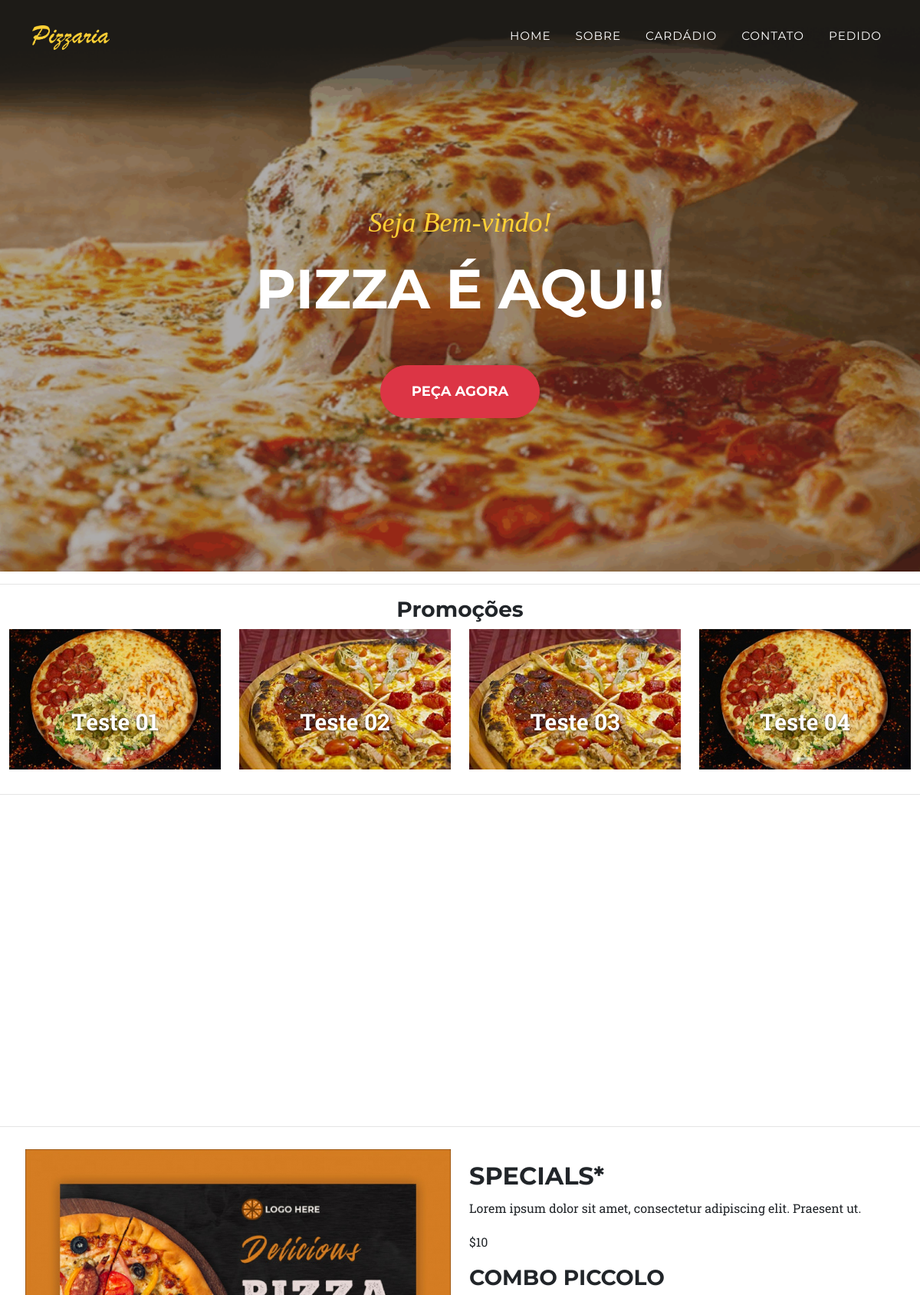
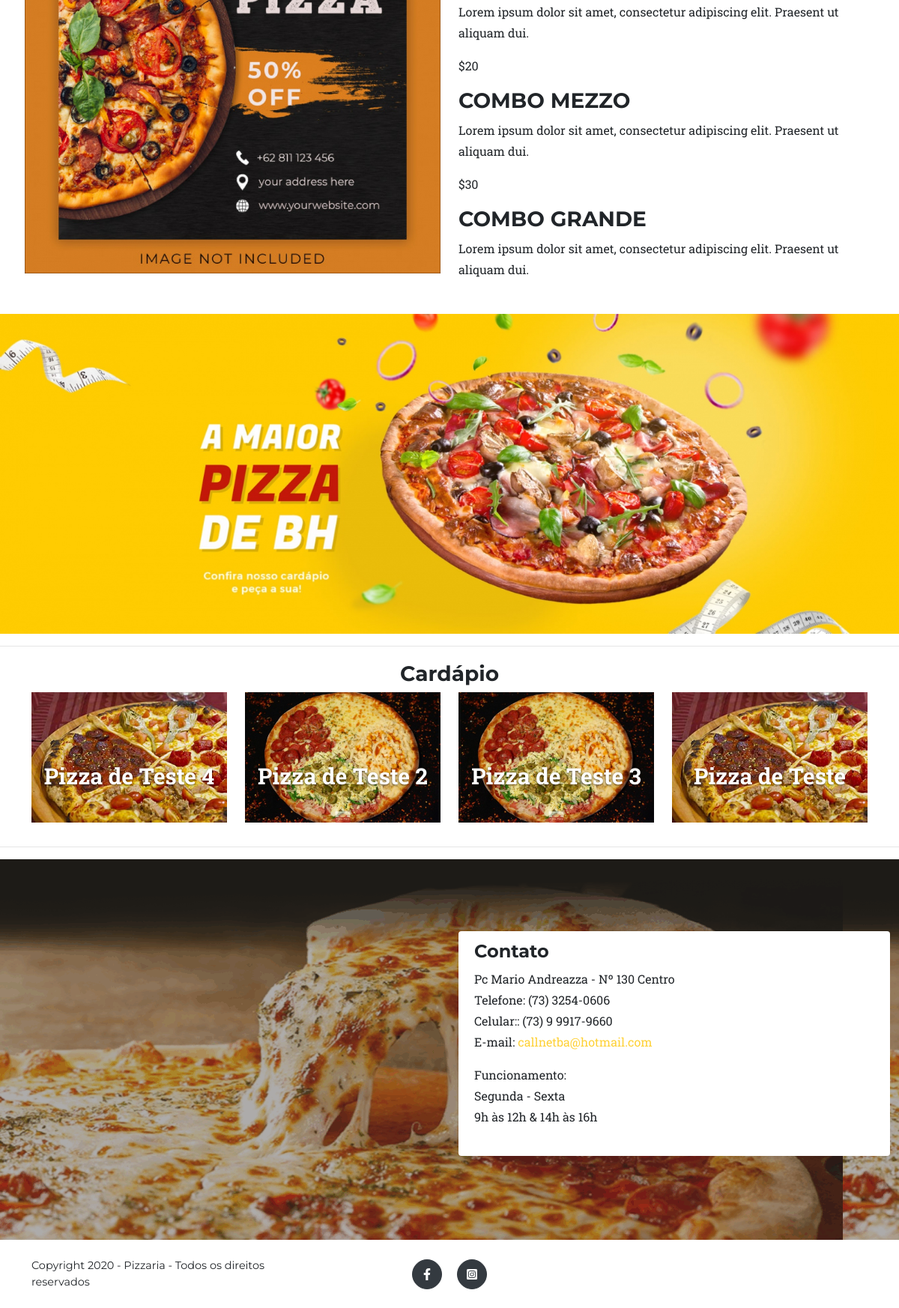
The page / on the database its author committed (2 pictures, top to bottom).
### tables this page shows
CREATE TABLE `home` (
  `id` int(11) NOT NULL,
  `image1` varchar(100) NOT NULL,
  `image2` varchar(100) NOT NULL,
  `title1` varchar(100) NOT NULL,
  `title2` varchar(100) NOT NULL,
  `button` varchar(100) NOT NULL,
  `color_button` varchar(100) NOT NULL,
  `detalhes_contato` text NOT NULL,
  `google_map` text NOT NULL,
  `link_face` varchar(150) NOT NULL,
  `link_instagram` varchar(150) NOT NULL,
  `id_user` int(11) NOT NULL,
  `date_register` timestamp NOT NULL DEFAULT current_timestamp()
);

CREATE TABLE `promotions` (
  `id` int(11) NOT NULL,
  `image` varchar(100) NOT NULL,
  `title` text NOT NULL
);

CREATE TABLE `carousel` (
  `id` int(11) NOT NULL,
  `text1` varchar(150) NOT NULL,
  `text2` varchar(100) NOT NULL
);

CREATE TABLE `description` (
  `id` int(11) NOT NULL,
  `image` varchar(100) NOT NULL,
  `texto` text NOT NULL
);

CREATE TABLE `banner` (
  `id` int(11) NOT NULL,
  `image` varchar(100) NOT NULL
);

CREATE TABLE `menu` (
  `id` int(11) NOT NULL,
  `image` varchar(100) NOT NULL,
  `title` varchar(100) NOT NULL,
  `description` text NOT NULL,
  `id_user` int(11) NOT NULL,
  `date_register` timestamp NOT NULL DEFAULT current_timestamp()
);

### index.php (the view)
<?php
require 'header.php';
$sql = 'SELECT * FROM menu ORDER BY RAND() LIMIT 4';
$sql = $db->query($sql);
$sql = $sql->fetchAll(PDO::FETCH_ASSOC);
$url2 = 'admin/assets/img/menu/';
$url3 = 'admin/assets/img/home/';
$promocoes = 'SELECT * FROM promotions LIMIT 4';
$promocoes = $db->query($promocoes);
$promocoes = $promocoes->fetchAll(PDO::FETCH_ASSOC);
$carousel = 'SELECT * FROM carousel';
$carousel = $db->query($carousel);
$carousel = $carousel->fetchAll(PDO::FETCH_ASSOC);
$description = 'SELECT * FROM description';
$description = $db->query($description);
$description = $description->fetch(PDO::FETCH_ASSOC);
$banner = 'SELECT * FROM banner LIMIT 4';
$banner = $db->query($banner);
$banner = $banner->fetch(PDO::FETCH_ASSOC);
?>
        <header class="masthead" style="background-image: url(<?=$url.$dados['image2']; ?>);">
            <div class="container">
                <div class="masthead-subheading"><?=$dados['title1']; ?></div>
                <div class="masthead-heading text-uppercase"><?=$dados['title2']; ?></div>
                <a class="btn btn-danger btn-xl text-uppercase js-scroll-trigger" href="http://pizzariaimperiouvaranas.com.br/front" style="background-color: <?=$dados['color_button']; ?>; border-color: <?=$dados['color_button']; ?>; color: #fff;" target="_blank"><?=$dados['button']; ?></a>
            </div>
        </header>
        <hr>
        <h3 class="text-center">Promoções</h3>
        <div class="container-fluid">
            <div class="row">
                <?php foreach ($promocoes as $p): ?>
                <div class="col-lg-3 col-sm-3 mb-3">
                    <div class="portfolio-item promocoes zoom">
                        <a class="portfolio-link" data-toggle="modal" href=""
                            >
                            <img style="max-height: 200px;" class="img-fluid" src="<?=$url3.'promocoes/'.$p['image']; ?>" alt=""
                        /></a>
                        <div class="portfolio-caption text-center text-item">
                            <div class="portfolio-caption-heading"><?=$p['title']; ?></div>
                        </div>
                    </div>
                </div>
                <?php endforeach; ?>
            </div>
        </div>
        <hr>
        <div id="demo" class="carousel slide" data-ride="carousel">
          <ul class="carousel-indicators">
            <li data-target="#demo" data-slide-to="0" class="active"></li>
            <li data-target="#demo" data-slide-to="1"></li>
          </ul>
          <div class="carousel-inner">
            <?php foreach ($carousel as $key => $value): ?>
                <div class="carousel-item <?=($key == 0)?'active':''; ?>">
                  <img src="assets/img/carousel.png" style="height: 400px; width: 100%;">
                  <div class="carousel-caption">
                    <h1 style="color: #000;"><?=$value['text1'] ?></h1>
                    <p style="color: red;"><?=$value['text2'] ?></p>
                  </div>
                </div>
            <?php endforeach; ?>
          </div>
          <a class="carousel-control-prev" href="#demo" data-slide="prev">
            <span class="carousel-control-prev-icon"></span>
          </a>
          <a class="carousel-control-next" href="#demo" data-slide="next">
            <span class="carousel-control-next-icon"></span>
          </a>
        </div>
        <hr>
        <div class="container-fluid">
            <div class="alert" style="background-color: #fff;">
                <div class="row">
                    <div class="col">
                        <img style="width: 100%;" src="<?=$url3.'descricoes/'.$description['image']; ?>" class="img-responsive">
                    </div>
                    <div class="col">
                        <p class="text-muted">
                            <?=$description['texto']; ?>
                        </p>
                    </div>
                </div>
            </div>
        </div>
        <img style="width: 100%;" src="<?=$url3.'banner/'.$banner['image']; ?>">
        <hr>
        <div class="container" style="margin-top: 20px;">
            <h3 class="text-center">Cardápio</h3>
            <div class="row">
                <?php foreach ($sql as $c): ?>
                <div class="col-lg-3 col-sm-3 mb-3">
                    <div class="portfolio-item zoom">
                        <a class="portfolio-link" data-toggle="modal" href=""
                            >
                            <img style="max-height: 200px;" class="img-fluid" src="<?=$url2.$c['image']; ?>" alt=""
                        /></a>
                        <div class="portfolio-caption text-center text-item">
                            <div class="portfolio-caption-heading"><?=$c['title']; ?></div>
                        </div>
                    </div>
                </div>
                <?php endforeach; ?>
            </div>
        </div>
        <hr>
        <section class="page-section" style="background-image: url(<?=$url.$dados['image2']; ?>);">
            <div class="container-fluid">
                <div class="row">
                    <div class="col-sm-6">
                        <?=$dados['google_map']; ?>
                    </div>
                    <div class="col-sm-6">
                        <div class="alert" style="background-color: #fff; height: 300px;">
                            <h4>Contato</h4>
                            <?=$dados['detalhes_contato']; ?>
                        </div>
                    </div>
                </div>
            </div>
        </section>
<?php require 'footer.php'; ?>

### header.php (shortened to what this page needs)
<?php
require 'config.php';
$s = 'SELECT * FROM home';
$s = $db->query($s);
$dados = $s->fetch(PDO::FETCH_ASSOC);
$url = 'admin/assets/img/home/';
?>
<!DOCTYPE html>
<html lang="en">
    <head>
        <link href="css/styles.css" rel="stylesheet" />
    </head>
    <body id="page-top">
        <nav class="navbar navbar-expand-lg navbar-dark fixed-top" id="mainNav">
            <div class="container">
                <a class="navbar-brand js-scroll-trigger" href="index.php">
                    <img src="<?=$url.$dados['image1']; ?>" />
                </a>
                <div class="collapse navbar-collapse" id="navbarResponsive">
                    <ul class="navbar-nav text-uppercase ml-auto">
                        <li class="nav-item"><a class="nav-link js-scroll-trigger" href="index.php">HOME</a></li>
                        <li class="nav-item"><a class="nav-link js-scroll-trigger" href="sobre.php">SOBRE</a></li>
                        <li class="nav-item"><a class="nav-link js-scroll-trigger" href="cardapio.php">CARDÁDIO</a></li>
                        <li class="nav-item"><a class="nav-link js-scroll-trigger" href="contato.php">CONTATO</a></li>
                        <li class="nav-item"><a class="nav-link js-scroll-trigger" href="http://pizzariaimperiouvaranas.com.br/front" target="_blank">PEDIDO</a></li>
                    </ul>
                </div>
            </div>
        </nav>

### rows shown on the page
home: image1 (picture), image2 (picture), title1 "Seja Bem-vindo!", title2 "PIZZA É AQUI!", button "PEÇA AGORA", detalhes_contato "Pc Mario Andreazza - Nº 130 Centro Telefone: (73) 3254-0606 Celular:: (73) 9 9917-9660 E-mail: callnetba@hotmail.com Funcionamento: Segunda - Sexta 9h às 12h & 14h às 16h"
promotions: image (picture), title "Teste 01"
promotions: image (picture), title "Teste 02"
promotions: image (picture), title "Teste 03"
promotions: image (picture), title "Teste 04"
description: image (picture), texto "SPECIALS* Lorem ipsum dolor sit amet, consectetur adipiscing elit. Praesent ut. $10 COMBO PICCOLO Lorem ipsum dolor sit amet, consectetur adipiscing elit. Praesent ut aliquam dui. $20 COMBO MEZZO Lorem ipsum dolor sit amet, consectetur adipiscing elit. Praesent ut aliquam dui. $30 COMBO GRANDE Lorem ipsum dolor sit amet, consectetur adipiscing elit. Praesent ut aliquam dui."
banner: image (picture)
menu: image (picture), title "Pizza de Teste 4"
menu: image (picture), title "Pizza de Teste 2"
menu: image (picture), title "Pizza de Teste 3"
menu: image (picture), title "Pizza de Teste"
